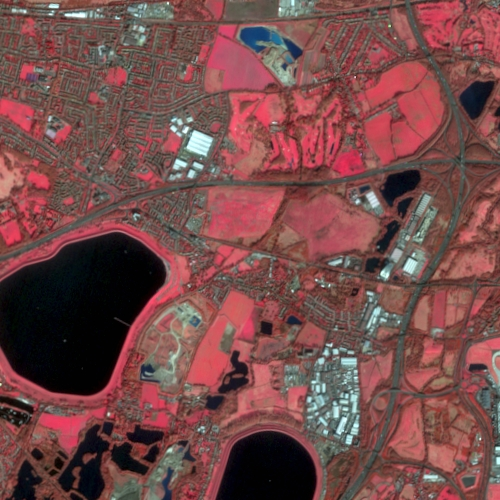
#> input picture data/20230215-SE2B-CGG-GBR-MS3-L3-NRG-preview.jpg, 500 x 500 px
$ jupyter execute --allow-errors red-mask.ipynb
#> lines starting #> are read from the running program, lines starting #| are printed output that depends on the picture; after the words box and inside, x2 and y2 are one past the last pixel; in counts of white or black regions, pixels touching at a corner belong together
[cell 1]
import numpy as np
import matplotlib.pyplot as plt
import cv2
import rasterio

[cell 2]
# Read the image using OpenCV
nrg = cv2.imread("../data/20230215-SE2B-CGG-GBR-MS3-L3-NRG-preview.jpg", cv2.IMREAD_COLOR)
#> nrg is the input picture: shape (500, 500, 3); mean B, G, R 73.8, 74.6, 117.6

# Render the image using Matplotlib
plt.imshow(cv2.cvtColor(nrg, cv2.COLOR_BGR2RGB))
plt.title('NRG Image')
plt.axis('off')
plt.show()

[cell 3]
# Convert the image to HSV color space
hsv = cv2.cvtColor(nrg, cv2.COLOR_BGR2HSV)
#> hsv: shape (500, 500, 3); mean H, S, V 61.2, 105.8, 119.6

# Define the range for reddish colors in HSV
lower_red = np.array([0, 50, 50])
upper_red = np.array([10, 255, 255])

# Create a mask for the reddish colors
mask = cv2.inRange(hsv, lower_red, upper_red)
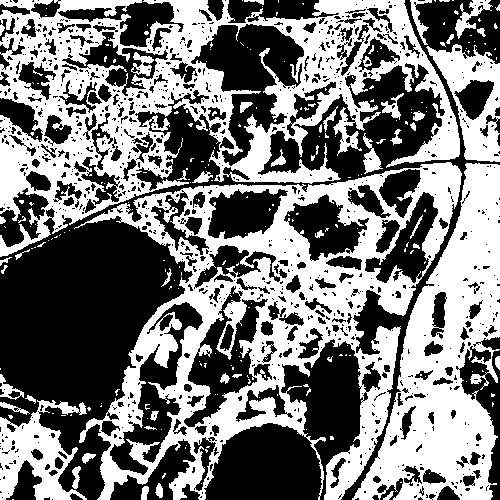
#> mask: shape (500, 500); 47.8% white; 254 white regions (207 under 20 px), largest, box (x1, y1, x2, y2) and area: (0, 0, 460, 257) 42080, (74, 162, 462, 500) 41608, (352, 163, 500, 500) 22931

# Apply the mask to the original image
masked_image = cv2.bitwise_and(nrg, nrg, mask=mask)
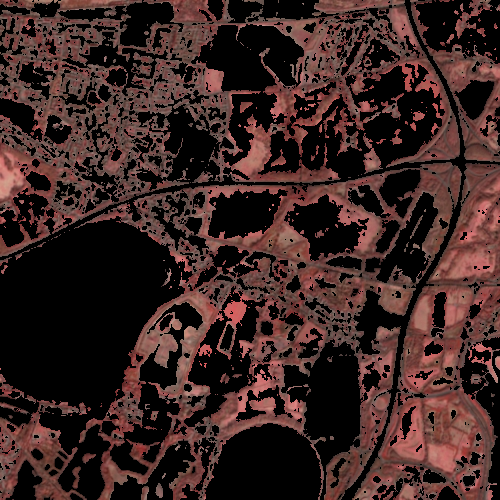
#> masked_image: shape (500, 500, 3); mean B, G, R 35.3, 37.8, 59.9

# Display the masked image
plt.imshow(cv2.cvtColor(masked_image, cv2.COLOR_BGR2RGB))
plt.title('Masked Image with Reddish Colors')
plt.axis('off')
plt.show()

[cell 4]
# Map and LIDAR data
img = cv2.imread("../data/20230215-SE2B-CGG-GBR-MS3-L3-RGB-preview.jpg", cv2.IMREAD_COLOR)
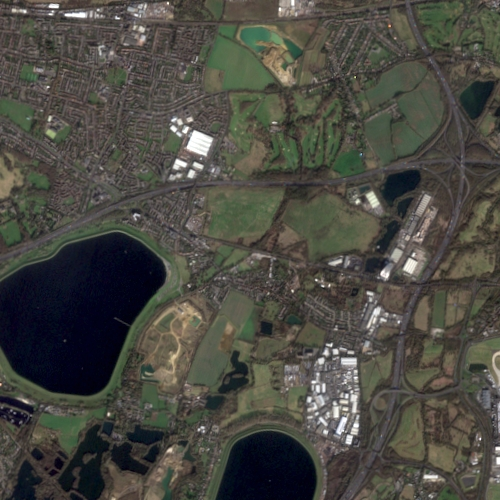
#> input picture data/20230215-SE2B-CGG-GBR-MS3-L3-RGB-preview.jpg, 500 x 500 px
#> img is the input picture: shape (500, 500, 3); mean B, G, R 66.6, 73.8, 74.6

#> (the rest of this cell did not finish here and is left out)

[cell 5]
# Apply the mask to the original image
masked_map = cv2.bitwise_and(img, img, mask=mask)
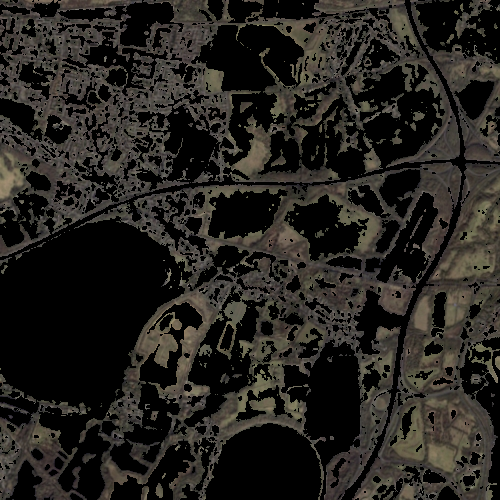
#> masked_map: shape (500, 500, 3); mean B, G, R 31.2, 35.3, 37.7

# Display the masked map
plt.imshow(cv2.cvtColor(masked_map, cv2.COLOR_BGR2RGB))
plt.title('Masked Map with Reddish Colors')
plt.axis('off')
plt.show()
